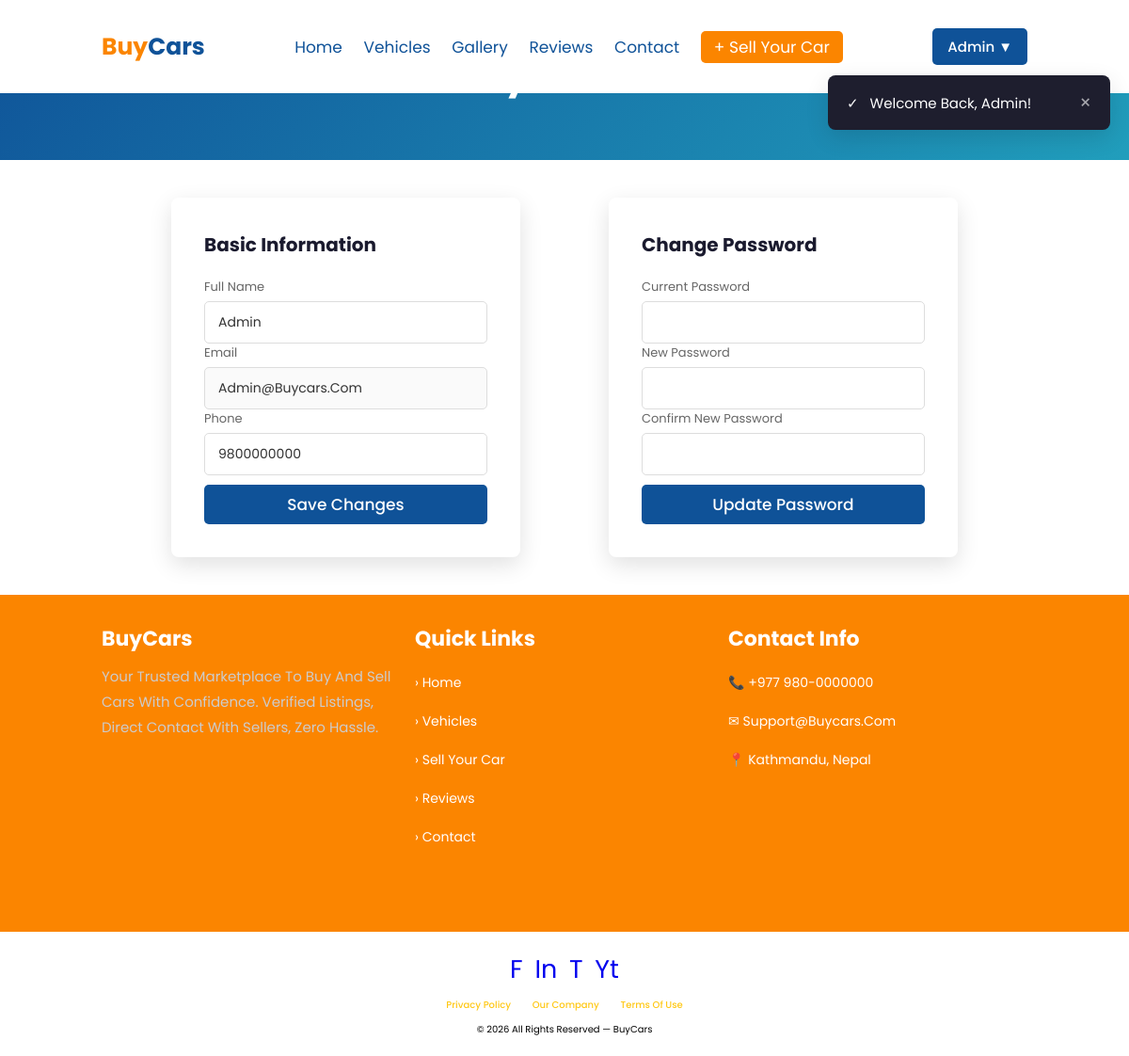
The app's page /profile.php (signed in) with its own data.
### tables this page shows
CREATE TABLE `users` (
    `id`         INT UNSIGNED     NOT NULL AUTO_INCREMENT,
    `name`       VARCHAR(100)     NOT NULL,
    `email`      VARCHAR(150)     NOT NULL,
    `password`   VARCHAR(255)     NOT NULL,
    `phone`      VARCHAR(20)      DEFAULT NULL,
    `avatar`     VARCHAR(255)     DEFAULT NULL,
    `role`       ENUM('user','admin') NOT NULL DEFAULT 'user',
    `status`     ENUM('active','blocked') NOT NULL DEFAULT 'active',
    `created_at` DATETIME         NOT NULL DEFAULT CURRENT_TIMESTAMP,
    PRIMARY KEY (`id`),
    UNIQUE KEY `uq_email` (`email`)
);

### includes/functions.php (called while the page is built, shortened)
<?php
function clean($str) {
    return htmlspecialchars(trim($str ?? ''), ENT_QUOTES, 'UTF-8');
}

### profile.php (the view, shortened to what this page needs)
<?php
require_once __DIR__ . '/config/config.php';
$uid = current_user_id();
$stmt = $pdo->prepare("SELECT * FROM users WHERE id = ?");
$stmt->execute([$uid]);
$user = $stmt->fetch();
require_once __DIR__ . '/includes/header.php';
?>
<section class="page-banner" data-aos="fade-in">
    <h1>My <span>Profile</span></h1>
</section>
<section class="form-section" data-aos="fade-up">
    <div class="profile-grid">
        <div class="form-card">
            <h3> Basic Information</h3>
            <form method="POST" class="car-form">
                <div class="form-field full">
                    <label>Full Name</label>
                    <input type="text" name="name" value="<?= clean($user['name']) ?>" required>
                </div>
                <div class="form-field full">
                    <label>Email</label>
                    <input type="email" value="<?= clean($user['email']) ?>" disabled>
                </div>
                <div class="form-field full">
                    <label>Phone</label>
                    <input type="text" name="phone" value="<?= clean($user['phone']) ?>">
                </div>
                <button type="submit" class="btn full-width">Save Changes</button>
            </form>
        </div>
        <div class="form-card">
            <h3> Change Password</h3>
            <form method="POST" class="car-form">
                <div class="form-field full">
                    <label>Current Password</label>
                    <input type="password" name="current_password" required>
                </div>
                <div class="form-field full">
                    <label>New Password</label>
                    <input type="password" name="new_password" required>
                </div>
                <div class="form-field full">
                    <label>Confirm New Password</label>
                    <input type="password" name="confirm_password" required>
                </div>
                <button type="submit" class="btn full-width">Update Password</button>
            </form>
        </div>
    </div>
</section>
<?php require_once __DIR__ . '/includes/footer.php'; ?>

### assets/css/style.css (style rules this page uses)
:root { --yellow:#f9d806; --light-yellow:#ffee80; --black:#130f40; --light-color:#666; --box-shadow:0 .5rem 1rem rgba(0,0,0,.1); --border:.1rem solid rgba(0,0,0,.1); --black: #585858; --yellowsec: #FFC815; --bluesec: #219ebc; --orangeclr: #fb8500; --anotherblue: #0F5298; }
* { font-family: 'Poppins', sans-serif; margin:0; padding:0; box-sizing: border-box; outline: none; border:none; text-decoration: none; text-transform: capitalize; transition: .2s linear; }
html { font-size: 62.5%; overflow-x: hidden; scroll-padding-top: 7rem; scroll-behavior: smooth; }
section { padding:2rem 9%; }
.btn { display: inline-block; margin-top: 1rem; padding:.8rem 3rem; background:var(--anotherblue); color: white; cursor: pointer; font-size: 1.7rem; border-radius: .5rem; font-weight: 500; text-align: center; }

### assets/css/app.css (style rules this page uses)
:root { --green: #27ae60; --red: #e74c3c; --radius: .8rem; --shadow: 0 .8rem 2.4rem rgba(0,0,0,.12); --transition: all .3s cubic-bezier(.4,0,.2,1); }
.page-banner { background: linear-gradient(135deg, #0F5298 0%, #219ebc 100%); padding: 5rem 9%; text-align: center; color: #fff; }
.page-banner h1 { font-size: 4rem; color: #fff; margin-bottom: 1rem; }
.page-banner h1 span { color: var(--yellowsec); }
.full-width { width: 100%; }
.form-section { padding: 4rem 9%; }
.form-card { background: #fff; border-radius: var(--radius); padding: 3.5rem; box-shadow: var(--shadow); max-width: 90rem; margin: 0 auto; }
.form-card h3 { font-size: 2rem; color: #1a1a2e; margin-bottom: 2rem; display: flex; align-items: center; gap: .8rem; }
.form-field label { display: block; font-size: 1.3rem; color: #666; margin-bottom: .5rem; }
.form-field.full { grid-column: 1 / -1; }
.form-field input, .form-field select, .form-field textarea { width: 100%; padding: 1.1rem 1.4rem; border: .15rem solid #ddd; border-radius: .5rem; font-size: 1.4rem; color: #333; transition: border-color .2s; }
.profile-grid { display: grid; grid-template-columns: 1fr 1fr; gap: 3rem; max-width: 90rem; margin: 0 auto; }

### records on screen
users: name "Admin", email "admin@buycars.com", phone "9800000000"

### other values on screen
explode(' ', $_SESSION['user_name'])[0] "Admin"
$flash['message'] "Welcome Back, Admin!"
